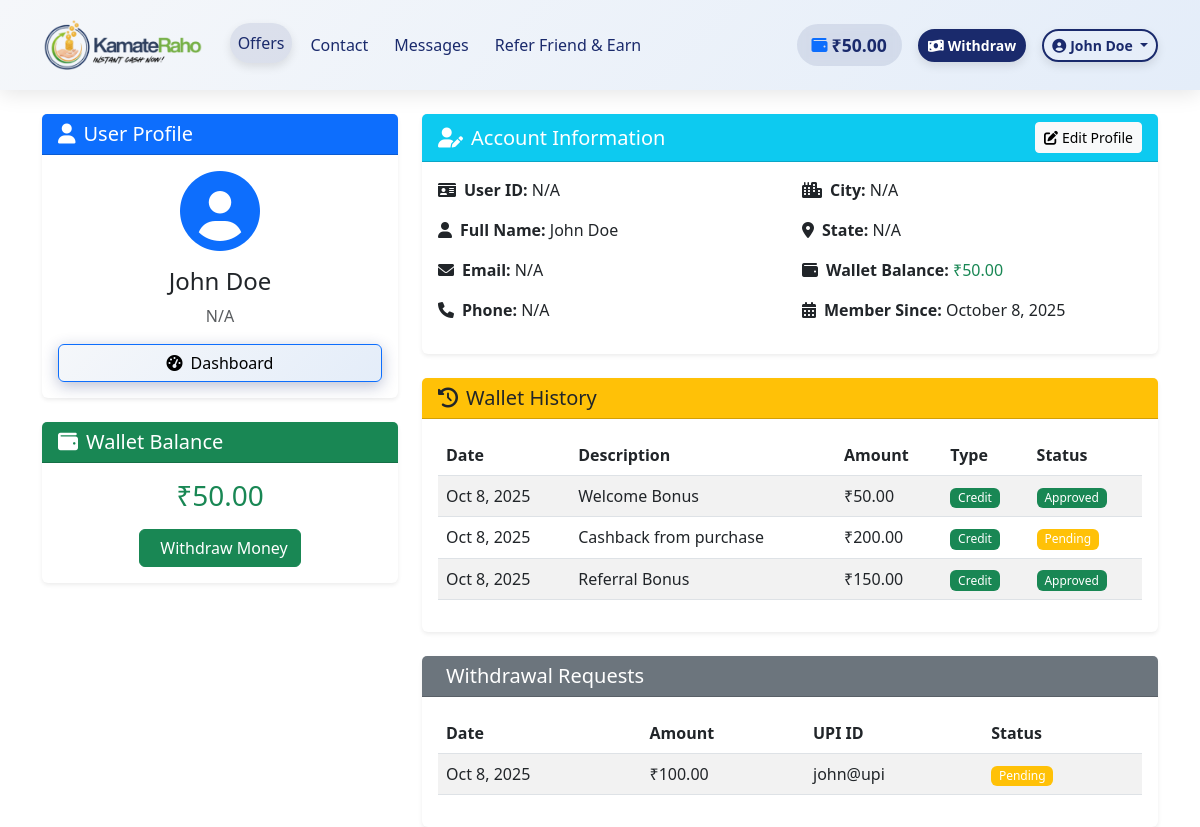
The app's page /profile.php (signed in) with its own data.
### tables this page shows
CREATE TABLE IF NOT EXISTS users (
    id INT(11) AUTO_INCREMENT PRIMARY KEY,
    name VARCHAR(255) NOT NULL,
    email VARCHAR(255) UNIQUE NOT NULL,
    phone VARCHAR(20),
    city VARCHAR(100),
    state VARCHAR(100),
    password VARCHAR(255) NOT NULL,
    wallet_balance DECIMAL(10, 2) DEFAULT 0.00,
    referral_code VARCHAR(50),
    created_at TIMESTAMP DEFAULT CURRENT_TIMESTAMP
);

CREATE TABLE IF NOT EXISTS wallet_history (
    id INT(11) AUTO_INCREMENT PRIMARY KEY,
    user_id INT(11) NOT NULL,
    amount DECIMAL(10, 2) NOT NULL,
    type ENUM('credit', 'debit') NOT NULL,
    status ENUM('pending', 'approved', 'rejected') DEFAULT 'pending',
    description VARCHAR(255),
    created_at TIMESTAMP DEFAULT CURRENT_TIMESTAMP,
    FOREIGN KEY (user_id) REFERENCES users(id) ON DELETE CASCADE
);

CREATE TABLE IF NOT EXISTS withdraw_requests (
    id INT(11) AUTO_INCREMENT PRIMARY KEY,
    user_id INT(11) NOT NULL,
    amount DECIMAL(10, 2) NOT NULL,
    upi_id VARCHAR(255) NOT NULL,
    screenshot VARCHAR(255),
    status ENUM('pending', 'approved', 'rejected') DEFAULT 'pending',
    offer_title VARCHAR(255),
    offer_description TEXT,
    created_at TIMESTAMP DEFAULT CURRENT_TIMESTAMP,
    FOREIGN KEY (user_id) REFERENCES users(id) ON DELETE CASCADE
);

### profile.php (the view, shortened to what this page needs)
<?php
include 'config/db.php';
$user_id = $_SESSION['user_id'];
try {
    $stmt = $pdo->prepare("SELECT * FROM wallet_history WHERE user_id = ? ORDER BY created_at DESC");
    $stmt->execute([$user_id]);
    $wallet_history = $stmt->fetchAll(PDO::FETCH_ASSOC);
} catch(PDOException $e) {
    $wallet_history = [];
}
try {
    $stmt = $pdo->prepare("SELECT * FROM withdraw_requests WHERE user_id = ? ORDER BY created_at DESC");
    $stmt->execute([$user_id]);
    $withdraw_requests = $stmt->fetchAll(PDO::FETCH_ASSOC);
} catch(PDOException $e) {
    $withdraw_requests = [];
}
?>
<!DOCTYPE html>
<html lang="en">
<head>
    <link href="https://cdn.jsdelivr.net/npm/bootstrap@5.3.0/dist/css/bootstrap.min.css" rel="stylesheet">
    <link href="https://cdnjs.cloudflare.com/ajax/libs/font-awesome/6.0.0/css/all.min.css" rel="stylesheet">
    <link href="css/style.css" rel="stylesheet">
</head>
<body>
    <?php include 'includes/navbar.php'; ?>
    <div class="container mt-4">
        <div class="row">
            <div class="col-lg-4">
                <div class="card border-0 shadow-sm mb-4">
                    <div class="card-header bg-primary text-white">
                        <h5 class="mb-0"><i class="fas fa-user me-2"></i>User Profile</h5>
                    </div>
                    <div class="card-body text-center">
                        <div class="mb-3">
                            <i class="fas fa-user-circle fa-5x text-primary"></i>
                        </div>
                        <?php if ($user): ?>
                            <h4><?php echo htmlspecialchars($user['name'] ?? 'N/A'); ?></h4>
                            <p class="text-muted"><?php echo htmlspecialchars($user['email'] ?? 'N/A'); ?></p>
                        <?php else: ?>
                            <h4>Unknown User</h4>
                            <p class="text-muted">User data not available</p>
                        <?php endif; ?>
                        <div class="d-grid">
                            <a href="dashboard.php" class="btn btn-primary">
                                <i class="fas fa-tachometer-alt me-2"></i>Dashboard
                            </a>
                        </div>
                    </div>
                </div>
                <div class="card border-0 shadow-sm">
                    <div class="card-header bg-success text-white">
                        <h5 class="mb-0"><i class="fas fa-wallet me-2"></i>Wallet Balance</h5>
                    </div>
                    <div class="card-body text-center">
                        <?php if ($user): ?>
                            <h3 class="text-success">₹<?php echo number_format($user['wallet_balance'] ?? 0, 2); ?></h3>
                        <?php else: ?>
                            <h3 class="text-success">₹0.00</h3>
                        <?php endif; ?>
                        <a href="withdraw.php" class="btn btn-success mt-2">
                            <i class="fas fa-money-bill-transfer me-2"></i>Withdraw Money
                        </a>
                    </div>
                </div>
            </div>
            <div class="col-lg-8">
                <div class="card border-0 shadow-sm mb-4">
                    <div class="card-header bg-info text-white d-flex justify-content-between align-items-center">
                        <h5 class="mb-0"><i class="fas fa-user-edit me-2"></i>Account Information</h5>
                        <button class="btn btn-light btn-sm" type="button" data-bs-toggle="collapse" data-bs-target="#editProfileForm" aria-expanded="false" aria-controls="editProfileForm">
                            <i class="fas fa-edit me-1"></i>Edit Profile
                        </button>
                    </div>
                    <div class="card-body">
                        <div class="row">
                            <div class="col-md-6">
                                <p><strong><i class="fas fa-id-card me-2"></i>User ID:</strong> <?php echo htmlspecialchars($user['id'] ?? 'N/A'); ?></p>
                                <p><strong><i class="fas fa-user me-2"></i>Full Name:</strong> <?php echo htmlspecialchars($user['name'] ?? 'N/A'); ?></p>
                                <p><strong><i class="fas fa-envelope me-2"></i>Email:</strong> <?php echo htmlspecialchars($user['email'] ?? 'N/A'); ?></p>
                                <p><strong><i class="fas fa-phone me-2"></i>Phone:</strong> <?php echo htmlspecialchars($user['phone'] ?? 'N/A'); ?></p>
                            </div>
                            <div class="col-md-6">
                                <p><strong><i class="fas fa-city me-2"></i>City:</strong> <?php echo htmlspecialchars($user['city'] ?? 'N/A'); ?></p>
                                <p><strong><i class="fas fa-map-marker-alt me-2"></i>State:</strong> <?php echo htmlspecialchars($user['state'] ?? 'N/A'); ?></p>
                                <p><strong><i class="fas fa-wallet me-2"></i>Wallet Balance:</strong> <span class="text-success">₹<?php echo number_format($user['wallet_balance'] ?? 0, 2); ?></span></p>
                                <p><strong><i class="fas fa-calendar-alt me-2"></i>Member Since:</strong> <?php echo date('F j, Y', strtotime($user['created_at'] ?? 'now')); ?></p>
                            </div>
                        </div>
                    </div>
                </div>
                <div class="card border-0 shadow-sm mb-4">
                    <div class="card-header bg-warning text-dark">
                        <h5 class="mb-0"><i class="fas fa-history me-2"></i>Wallet History</h5>
                    </div>
                    <div class="card-body">
                        <?php if (empty($wallet_history)): ?>
                            <p class="text-center">No wallet history found.</p>
                        <?php else: ?>
                            <div class="table-responsive">
                                <table class="table table-striped">
                                    <thead>
                                        <tr>
                                            <th>Date</th>
                                            <th>Description</th>
                                            <th>Amount</th>
                                            <th>Type</th>
                                            <th>Status</th>
                                        </tr>
                                    </thead>
                                    <tbody>
                                        <?php foreach ($wallet_history as $history): ?>
                                            <tr>
                                                <td><?php echo date('M j, Y', strtotime($history['created_at'])); ?></td>
                                                <td><?php echo htmlspecialchars($history['description']); ?></td>
                                                <td>₹<?php echo number_format($history['amount'], 2); ?></td>
                                                <td>
                                                    <?php if ($history['type'] === 'credit'): ?>
                                                        <span class="badge bg-success">Credit</span>
                                                    <?php else: ?>
                                                        <span class="badge bg-danger">Debit</span>
                                                    <?php endif; ?>
                                                </td>
                                                <td>
                                                    <?php if ($history['status'] === 'approved'): ?>
                                                        <span class="badge bg-success">Approved</span>
                                                    <?php elseif ($history['status'] === 'pending'): ?>
                                                        <span class="badge bg-warning">Pending</span>
                                                    <?php else: ?>
                                                        <span class="badge bg-danger">Rejected</span>
                                                    <?php endif; ?>
                                                </td>
                                            </tr>
                                        <?php endforeach; ?>
                                    </tbody>
                                </table>
                            </div>
                        <?php endif; ?>
                    </div>
                </div>
                <div class="card border-0 shadow-sm">
                    <div class="card-header bg-secondary text-white">
                        <h5 class="mb-0"><i class="fas fa-money-bill-transfer me-2"></i>Withdrawal Requests</h5>
                    </div>
                    <div class="card-body">
                        <?php if (empty($withdraw_requests)): ?>
                            <p class="text-center">No withdrawal requests found.</p>
                        <?php else: ?>
                            <div class="table-responsive">
                                <table class="table table-striped">
                                    <thead>
                                        <tr>
                                            <th>Date</th>
                                            <th>Amount</th>
                                            <th>UPI ID</th>
                                            <th>Status</th>
                                        </tr>
                                    </thead>
                                    <tbody>
                                        <?php foreach ($withdraw_requests as $request): ?>
                                            <tr>
                                                <td><?php echo date('M j, Y', strtotime($request['created_at'])); ?></td>
                                                <td>₹<?php echo number_format($request['amount'], 2); ?></td>
                                                <td><?php echo htmlspecialchars($request['upi_id']); ?></td>
                                                <td>
                                                    <?php if ($request['status'] === 'approved'): ?>
                                                        <span class="badge bg-success">Approved</span>
                                                    <?php elseif ($request['status'] === 'pending'): ?>
                                                        <span class="badge bg-warning">Pending</span>
                                                    <?php else: ?>
                                                        <span class="badge bg-danger">Rejected</span>
                                                    <?php endif; ?>
                                                </td>
                                            </tr>
                                        <?php endforeach; ?>
                                    </tbody>
                                </table>
                            </div>
                        <?php endif; ?>
                    </div>
                </div>
            </div>
        </div>
    </div>
</body>
</html>

### includes/navbar.php (shortened to what this page needs)
<?php
include_once 'config/db.php';
$wallet_balance = 0.00;
if (isset($_SESSION['user_id']) && $pdo) {
    try {
        $stmt = $pdo->prepare("SELECT wallet_balance, name FROM users WHERE id = ?");
        $stmt->execute([$_SESSION['user_id']]);
        $user = $stmt->fetch(PDO::FETCH_ASSOC);
        if ($user) {
            $wallet_balance = $user['wallet_balance'];
            $user_name = $user['name'];
        }
    } catch (PDOException $e) {
        $wallet_balance = 0.00;
    }
}
?>
<nav class="navbar navbar-expand-lg navbar-custom sticky-top">
    <div class="container">
        <a class="navbar-brand fw-bold" href="index.php">
            <img src="kamateraho/img/logo.png" alt="KamateRaho Logo" style="height: 50px; width: auto;">
        </a>
        <div class="collapse navbar-collapse" id="navbarNav">
            <ul class="navbar-nav me-auto">
                <li class="nav-item">
                    <a class="nav-link active" href="index.php">Offers</a>
                </li>
                <li class="nav-item">
                    <a class="nav-link" href="contact.php">Contact</a>
                </li>
                <li class="nav-item">
                    <a class="nav-link" href="user_messages.php">Messages</a>
                </li>
                  <li class="nav-item">
                    <?php if (isset($_SESSION['user_id'])): ?>
                        <a class="nav-link" href="#" data-bs-toggle="modal" data-bs-target="#referralModal">Refer Friend & Earn</a>
                    <?php else: ?>
                        <a class="nav-link" href="register.php">Refer Friend & Earn</a>
                    <?php endif; ?>
                </li>
            </ul>
            <div class="d-flex align-items-center">
                <?php if (isset($_SESSION['user_id'])): ?>
                    <a href="dashboard.php" class="me-3 d-flex align-items-center wallet-display text-decoration-none">
                        <i class="fas fa-wallet text-primary me-1"></i>
                        <span class="fw-bold balance-amount">₹<?php echo number_format($wallet_balance, 2); ?></span>
                    </a>
                    <a href="withdraw.php" class="btn btn-withdraw btn-sm me-3">
                        <i class="fas fa-money-bill-wave me-1"></i>Withdraw
                    </a>
                    <div class="dropdown">
                        <a class="btn btn-user-profile btn-sm dropdown-toggle" href="#" role="button" data-bs-toggle="dropdown">
                            <i class="fas fa-user-circle me-1"></i><?php echo htmlspecialchars($user_name ?? 'User'); ?>
                        </a>
                    </div>
                <?php else: ?>
                    <a href="login.php" class="btn btn-login btn-sm me-2">Login</a>
                    <a href="register.php" class="btn btn-register btn-sm">Register</a>
                <?php endif; ?>
            </div>
        </div>
    </div>
</nav>

### records on screen
users: wallet_balance "50.00", name "John Doe"
wallet_history: created_at "Oct 8, 2025", description "Welcome Bonus", amount "50.00", type "Credit", status "Approved"
wallet_history: created_at "Oct 8, 2025", description "Cashback from purchase", amount "200.00", type "Credit", status "Pending"
wallet_history: created_at "Oct 8, 2025", description "Referral Bonus", amount "150.00", type "Credit", status "Approved"
withdraw_requests: created_at "Oct 8, 2025", amount "100.00", upi "john@upi", status "Pending"

### other values on screen
$user['email'] "N/A"
$user['id'] "N/A"
$user['phone'] "N/A"
$user['city'] "N/A"
$user['state'] "N/A"
date('F j, Y', strtotime($user['created_at'] ?? 'now')) "October 8, 2025"
